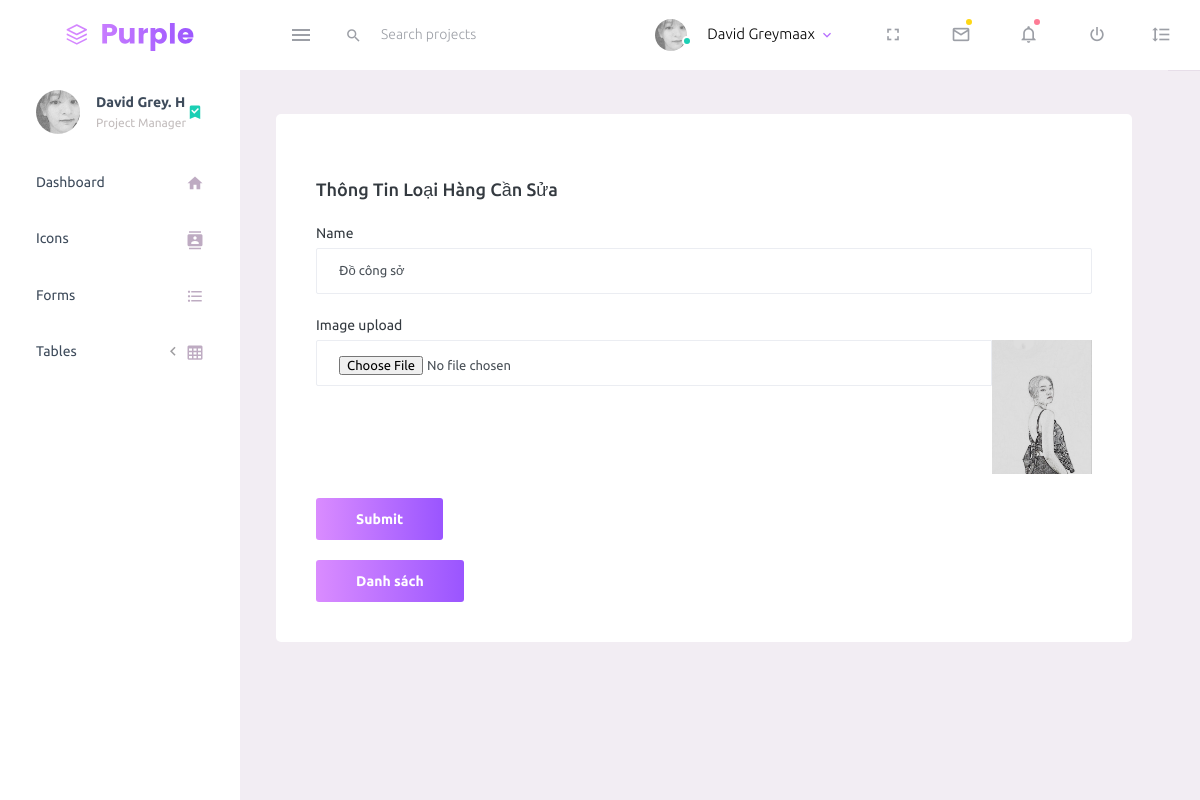
Page /act/edit_loaihang.php?id_edit=2 on the committed database.
### tables this page shows
CREATE TABLE `loai_hang` (
  `id_loaihang` int(11) NOT NULL,
  `ten_loaihang` varchar(255) NOT NULL,
  `img_loaihang` varchar(1000) NOT NULL
);

### lib/database.php (called while the page is built, shortened)
<?php
class database
{
    public $host = DB_HOST;
    public $user = DB_USER;
    public $pass = DB_PASS;
    public $dbname = DB_NAME;
    public $link;
    public function connectDB()
    {
        $this->link = new mysqli($this->host, $this->user, $this->pass, $this->dbname);
        mysqli_set_charset($this->link, 'UTF8');
    }
    public function select($query)
    {
        $result = $this->link->query($query);
        if ($result->num_rows > 0) return $result;
        else return false;
    }
}
?>

### class/product_class.php (called while the page is built, shortened)
<?php include_once "../lib/database.php"; ?>
<?php
class products_class
{
    public $db;
    public function __construct()
    {
        $this->db = new database();
    }
    public function show_loaihang_by_id($id)
    {
        $query = "SELECT * FROM loai_hang WHERE id_loaihang='$id'";
        return $this->db->select($query);
    }
}
?>

### act/edit_loaihang.php (the view, shortened to what this page needs)
<!DOCTYPE html>
<html lang="en">
<head>
    <link rel="stylesheet" href="../admin/assets/vendors/mdi/css/materialdesignicons.min.css">
    <link rel="stylesheet" href="../admin/assets/vendors/css/vendor.bundle.base.css">
    <link rel="stylesheet" href="../admin/assets/css/style.css">
</head>
<body>
    <div class="container-scroller">
        <nav class="navbar default-layout-navbar col-lg-12 col-12 p-0 fixed-top d-flex flex-row">
            <div class="text-center navbar-brand-wrapper d-flex align-items-center justify-content-center">
                <a class="navbar-brand brand-logo" href="../admin/index.php"><img src="../admin/assets/images/logo.svg" alt="logo" /></a>
            </div>
            <div class="navbar-menu-wrapper d-flex align-items-stretch">
                <button class="navbar-toggler navbar-toggler align-self-center" type="button" data-toggle="minimize">
                    <span class="mdi mdi-menu"></span>
                </button>
                <div class="search-field d-none d-md-block">
                    <form class="d-flex align-items-center h-100" action="#">
                        <div class="input-group">
                            <div class="input-group-prepend bg-transparent">
                                <i class="input-group-text border-0 mdi mdi-magnify"></i>
                            </div>
                            <input type="text" class="form-control bg-transparent border-0" placeholder="Search projects">
                        </div>
                    </form>
                </div>
                <ul class="navbar-nav navbar-nav-right">
                    <li class="nav-item nav-profile dropdown">
                        <a class="nav-link dropdown-toggle" id="profileDropdown" href="#" data-toggle="dropdown" aria-expanded="false">
                            <div class="nav-profile-img">
                                <img src="../admin/assets/images/faces/face1.jpg" alt="image">
                                <span class="availability-status online"></span>
                            </div>
                            <div class="nav-profile-text">
                                <p class="mb-1 text-black">David Greymaax</p>
                            </div>
                        </a>
                    </li>
                    <li class="nav-item d-none d-lg-block full-screen-link">
                        <a class="nav-link">
                            <i class="mdi mdi-fullscreen" id="fullscreen-button"></i>
                        </a>
                    </li>
                    <li class="nav-item dropdown">
                        <a class="nav-link count-indicator dropdown-toggle" id="messageDropdown" href="#" data-toggle="dropdown" aria-expanded="false">
                            <i class="mdi mdi-email-outline"></i>
                            <span class="count-symbol bg-warning"></span>
                        </a>
                    </li>
                    <li class="nav-item dropdown">
                        <a class="nav-link count-indicator dropdown-toggle" id="notificationDropdown" href="#" data-toggle="dropdown">
                            <i class="mdi mdi-bell-outline"></i>
                            <span class="count-symbol bg-danger"></span>
                        </a>
                    </li>
                    <li class="nav-item nav-logout d-none d-lg-block">
                        <a class="nav-link" href="#">
                            <i class="mdi mdi-power"></i>
                        </a>
                    </li>
                    <li class="nav-item nav-settings d-none d-lg-block">
                        <a class="nav-link" href="#">
                            <i class="mdi mdi-format-line-spacing"></i>
                        </a>
                    </li>
                </ul>
            </div>
        </nav>
        <div class="container-fluid page-body-wrapper">
            <nav class="sidebar sidebar-offcanvas" id="sidebar">
                <ul class="nav">
                    <li class="nav-item nav-profile">
                        <a href="#" class="nav-link">
                            <div class="nav-profile-image">
                                <img src="../admin/assets/images/faces/face1.jpg" alt="profile">
                            </div>
                            <div class="nav-profile-text d-flex flex-column">
                                <span class="font-weight-bold mb-2">David Grey. H</span>
                                <span class="text-secondary text-small">Project Manager</span>
                            </div>
                            <i class="mdi mdi-bookmark-check text-success nav-profile-badge"></i>
                        </a>
                    </li>
                    <li class="nav-item">
                        <a class="nav-link" href="../admin/index.php">
                            <span class="menu-title">Dashboard</span>
                            <i class="mdi mdi-home menu-icon"></i>
                        </a>
                    </li>
                    <li class="nav-item">
                        <a class="nav-link" href="../admin/pages/icons/mdi.php">
                            <span class="menu-title">Icons</span>
                            <i class="mdi mdi-contacts menu-icon"></i>
                        </a>
                    </li>
                    <li class="nav-item">
                        <a class="nav-link" href="../admin/pages/forms/basic_elements.php">
                            <span class="menu-title">Forms</span>
                            <i class="mdi mdi-format-list-bulleted menu-icon"></i>
                        </a>
                    </li>
                    <li class="nav-item">
                        <a class="nav-link" data-toggle="collapse" href="#general-pages" aria-expanded="false" aria-controls="general-pages">
                            <span class="menu-title">Tables</span>
                            <i class="menu-arrow"></i>
                            <i class="mdi mdi-table-large menu-icon"></i>
                        </a>
                    </li>
                </ul>
            </nav>
            <div class="content-wrapper">
                <div class="card">
                    <div class="card-body">
                        <?php
                        include_once "../class/product_class.php";
                        $product = new products_class();
                        if (isset($_GET['id_edit'])) {
                            $id = $_GET['id_edit'];
                        }
                        ?>
                        <h4 style="margin: 25px 0 ;" class="card-title">Thông tin loại hàng cần sửa</h4>
                        <form method="post" enctype="multipart/form-data">
                            <div>
                                <?php
                                $show_by_id = $product->show_loaihang_by_id($id);
                                if (isset($show_by_id)) {
                                    while ($row = $show_by_id->fetch_assoc()) {
                                ?>
                                        <div class="form-group">
                                            <label>Name</label>
                                            <input type="text" class="form-control" placeholder="Name" name="ten_loaihang" value="<?php echo $row['ten_loaihang'] ?>">
                                        </div>
                                        <div class="form-group">
                                            <label>Image upload</label>
                                            <div class="input-group col-xs-12">
                                                <input type="file" class="form-control file-upload-info" name="image" value="<?php echo $row['img_loaihang'] ?>">
                                                <img src="upload/<?php echo $row['img_loaihang'] ?>" alt="" width="100px">
                                            </div>
                                        </div>
                                <?php
                                    }
                                }
                                ?>
                            </div>
                            <button type="submit" class="btn btn-gradient-primary mr-2" name="btn_insert">Submit</button>
                        </form>
                        <a style="text-decoration: none; color: white;" href="./loai_hang.php"><button class="btn btn-gradient-primary mr-2" style=" margin-top:20px ;"> Danh sách </button></a>
                    </div>
                </div>
            </div>
            <footer class="footer">
            </footer>
        </div>
    </div>
</body>
</html>

### rows in the picture
loai_hang: ten_loaihang "Đồ công sở", img_loaihang (picture)
